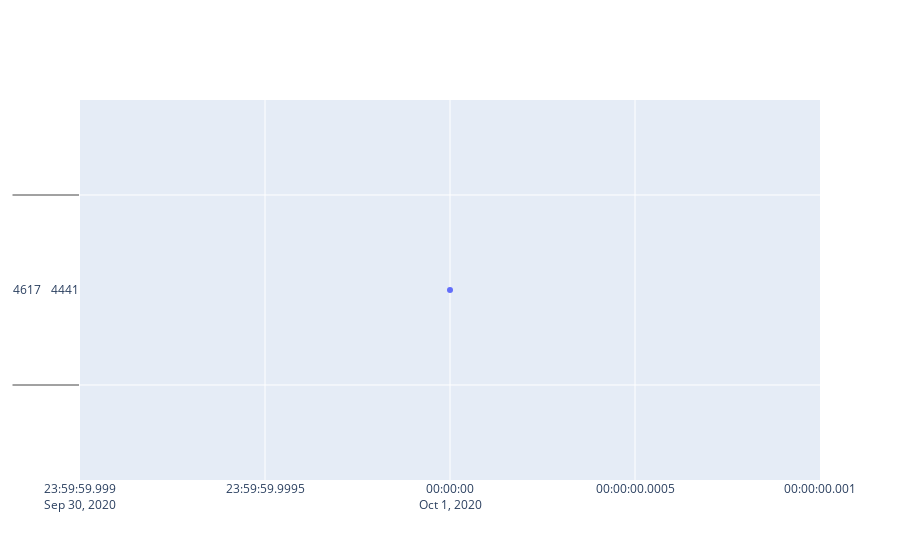

The notebook cell saved with this chart:
### Code cell
#plotting three last months
configure_plotly_browser_state()
dc = go.Scatter(x=forth_quarter.index, y=forth_quarter, name= 'Demand last three months of 2020')
py.iplot([dc])

#to see this figure you need to open in colab

### Figure 1 — Plotly figure (JSON) as saved in the notebook; plotly's stock layout.template omitted (floating-point values rounded to 4 significant figures; data arrays with more than 128 entries replaced by an {"elided": "..."} marker saying what was removed)
{"data": [{"y": {"elided": "2208x1 int values"}, "x": {"elided": "2208 str values"}, "type": "scatter", "name": "Demand last three months of 2020"}], "layout": {}}
